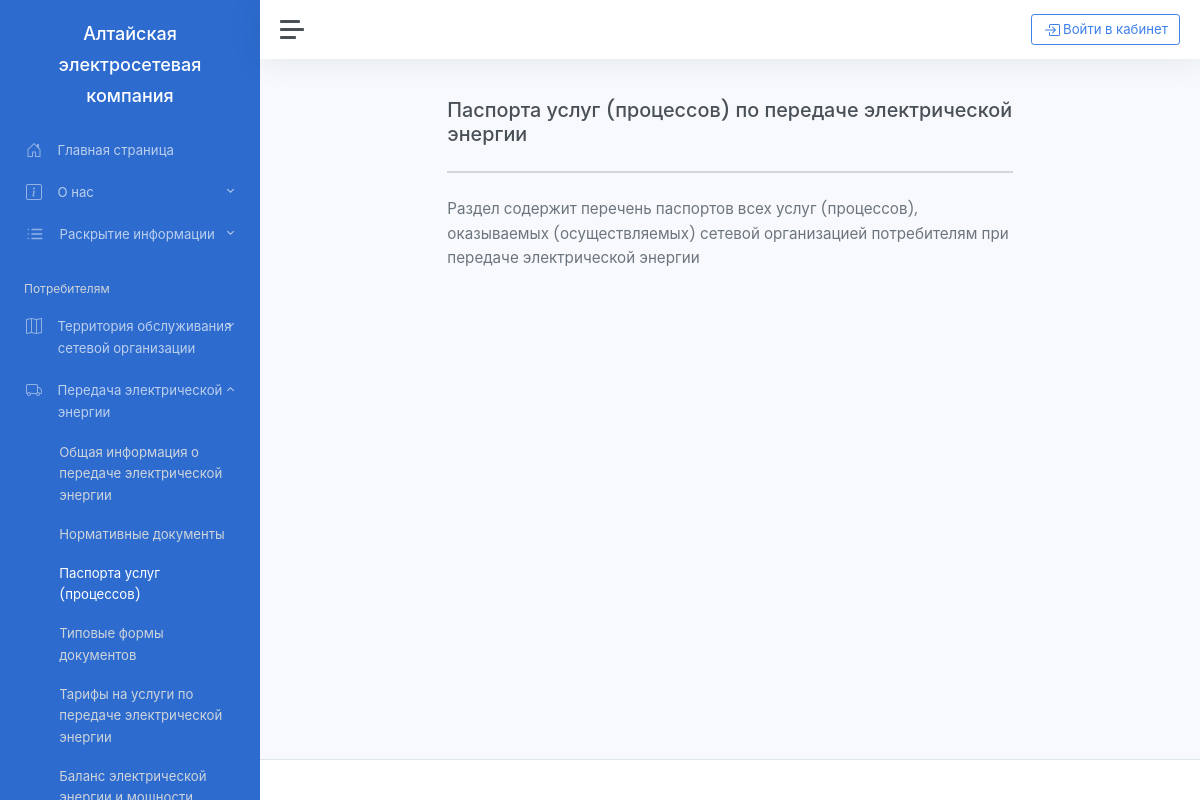
Page /potrebitelyam/peredacha_elektricheskoj_energii/pasporta_uslug_processov on the committed database.
### main/models.py (models this page shows, shortened)
class Content(models.Model):
    name = models.CharField("Название", max_length=250)
    description = RichTextField("Содержание", blank=True)
    class Meta:
        verbose_name = "Статья"
        verbose_name_plural = "Статьи"

### main/views.py (the view)
class potr_peredacha_ee_pasporta_uslug_processov(View):
    @staticmethod
    def get(request):
        content = Content.objects.get(name="Паспорта услуг (процессов) по передаче электрической энергии")
        return render(request, "main/simple_page.html", {"content": content})

### main/templates/main/simple_page.html
{% extends 'main/base.html' %}

### main/templates/base.html (shortened to what this page needs)
{% load static %}
<!doctype html>
<html lang="ru">
<head>
    <link href="https://cdn.jsdelivr.net/npm/bootstrap@5.0.0-beta1/dist/css/bootstrap.min.css" rel="stylesheet"
>
    <link class="js-stylesheet" href="{% static 'main/light.css' %}" rel="stylesheet">
</head>
<body data-theme="colored" data-layout="fluid" data-sidebar-position="left" data-sidebar-behavior="sticky">
<div class="wrapper">
    {% include 'main/include/sidebar.html' %}
    <div class="main">
        {% include 'main/include/header.html' %}
        <main class="content">
            <div class="container-fluid p-0">
                <div class="row">
                    <div class="mx-auto col-lg-10 col-xl-8">
                        <h1 class="h3">{{ content.name }}</h1>
                        <hr class="my-4">
                        <div id="introduction" class="mb-5">
                            <div class="ckcontent">
                                <p class="text-lg ckcontent" >
                                {% autoescape off %}
                                    {{ content.description }}
                                {% endautoescape %}
                                </p>
                            </div>
                        </div>
                    </div>
                </div>
            </div>
        </main>
        {% include 'main/include/footer.html' %}
    </div>
</div>
</body>
</html>

### rows in the picture
Content: name "Паспорта услуг (процессов) по передаче электрической энергии", description "Раздел содержит перечень паспортов всех услуг (процессов), оказываемых (осуществляемых) сетевой организацией потребителям при передаче электрической энергии"
